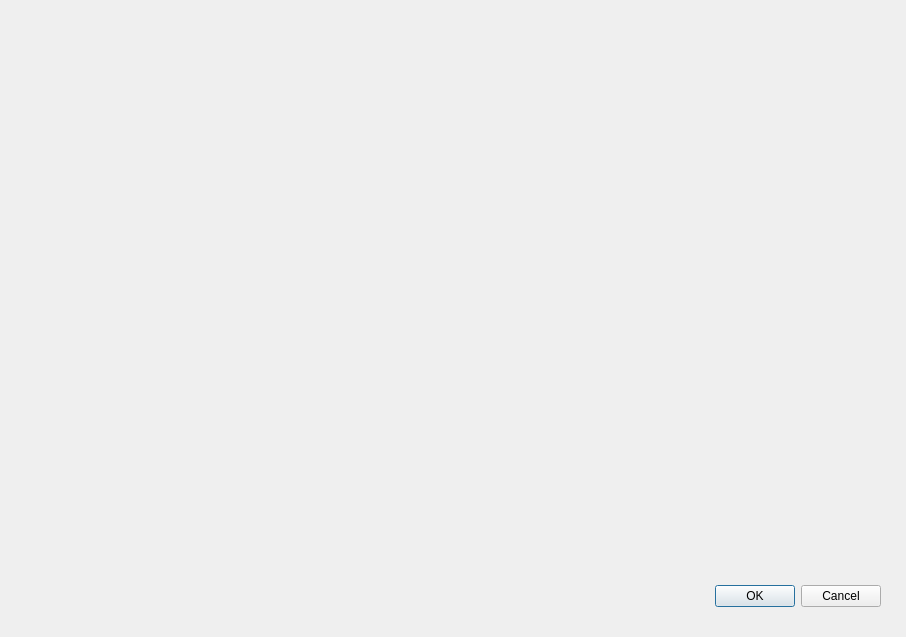
<?xml version="1.0" encoding="UTF-8"?>
<ui version="4.0">
 <class>ParamDialog</class>
 <widget class="QDialog" name="ParamDialog">
  <property name="geometry">
   <rect>
    <x>0</x>
    <y>0</y>
    <width>906</width>
    <height>637</height>
   </rect>
  </property>
  <property name="windowTitle">
   <string>Dialog</string>
  </property>
  <widget class="QDialogButtonBox" name="buttonBox">
   <property name="geometry">
    <rect>
     <x>540</x>
     <y>580</y>
     <width>341</width>
     <height>32</height>
    </rect>
   </property>
   <property name="orientation">
    <enum>Qt::Horizontal</enum>
   </property>
   <property name="standardButtons">
    <set>QDialogButtonBox::Cancel|QDialogButtonBox::Ok</set>
   </property>
  </widget>
 </widget>
 <resources/>
 <connections>
  <connection>
   <sender>buttonBox</sender>
   <signal>accepted()</signal>
   <receiver>ParamDialog</receiver>
   <slot>accept()</slot>
   <hints>
    <hint type="sourcelabel">
     <x>248</x>
     <y>254</y>
    </hint>
    <hint type="destinationlabel">
     <x>157</x>
     <y>274</y>
    </hint>
   </hints>
  </connection>
  <connection>
   <sender>buttonBox</sender>
   <signal>rejected()</signal>
   <receiver>ParamDialog</receiver>
   <slot>reject()</slot>
   <hints>
    <hint type="sourcelabel">
     <x>316</x>
     <y>260</y>
    </hint>
    <hint type="destinationlabel">
     <x>286</x>
     <y>274</y>
    </hint>
   </hints>
  </connection>
 </connections>
</ui>
